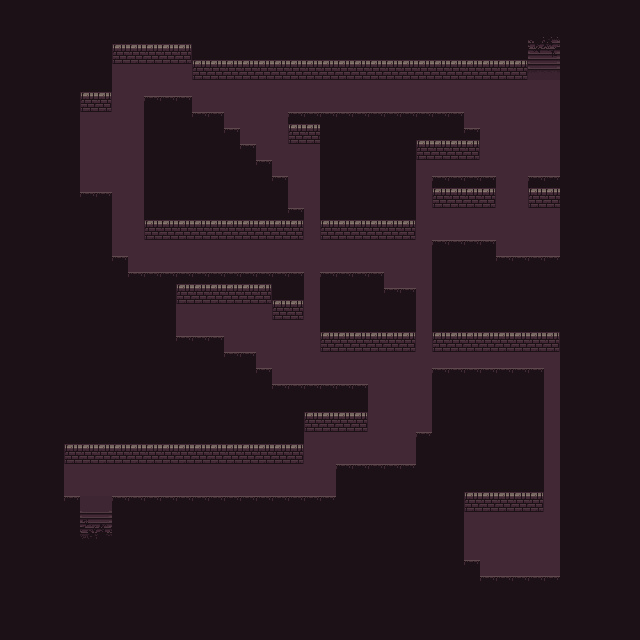

Tiled map render using the project's own tile images. Description and the map definition, with tile-layer contents summarised, below:
An orthogonal 40x40 tile map with 16x16 px tiles, 3 tile layers (Ground, Walls, Misc) and 3 objects (Player, Downstairs, Upstairs).

<map version="1.0" orientation="orthogonal" renderorder="right-down" width="40" height="40" tilewidth="16" tileheight="16" nextobjectid="4">
 <tileset firstgid="1" source="16x16 Dungeon Tileset.tsx" />
 <layer name="Ground" width="40" height="40">
  <data>[1600 cells, 1600 non-empty, 8 distinct tile ids]</data>
 </layer>
 <layer name="Walls" width="40" height="40">
  <data>[1600 cells, 204 non-empty, 6 distinct tile ids]</data>
 </layer>
 <layer name="Misc" width="40" height="40">
  <data>[1600 cells, 118 non-empty, 9 distinct tile ids]</data>
 </layer>
 <objectgroup name="Map Objects">
  <object id="1" name="Player" x="97" y="498" />
  <object id="2" name="Downstairs" x="56.4257" y="525.796" width="81.2226" height="29.6045" />
  <object id="3" name="Upstairs" x="514.157" y="19.9894" width="60.9802" height="29.6045" />
 </objectgroup>
</map>
